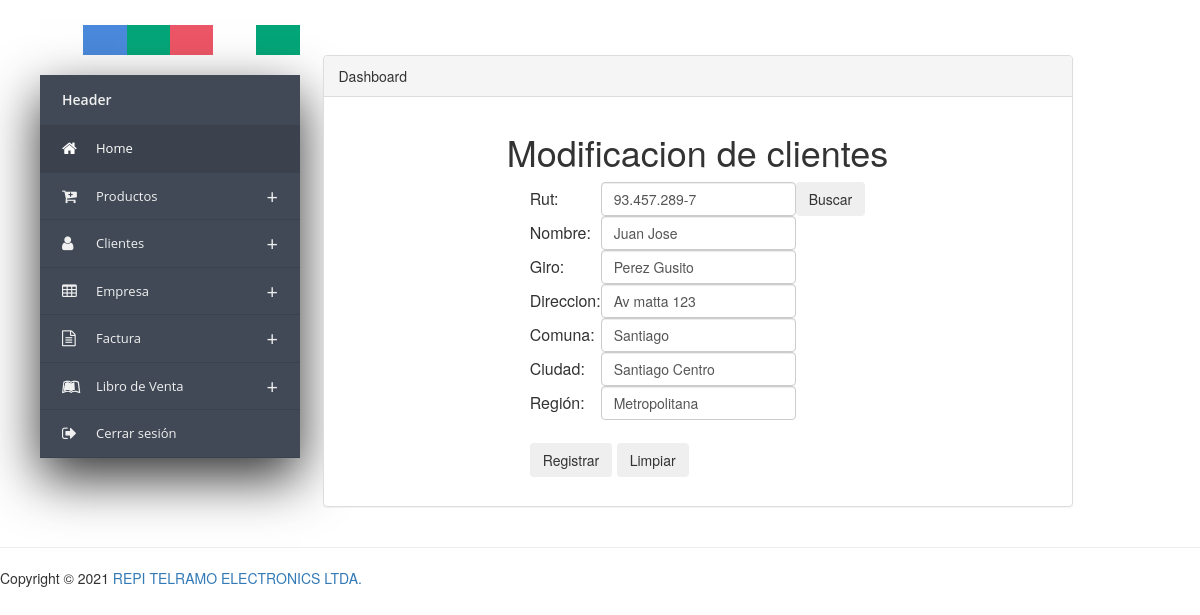
The app's page /Presentacion/admin/ClientModificar.php?Rut=93.457.289-7, older data.
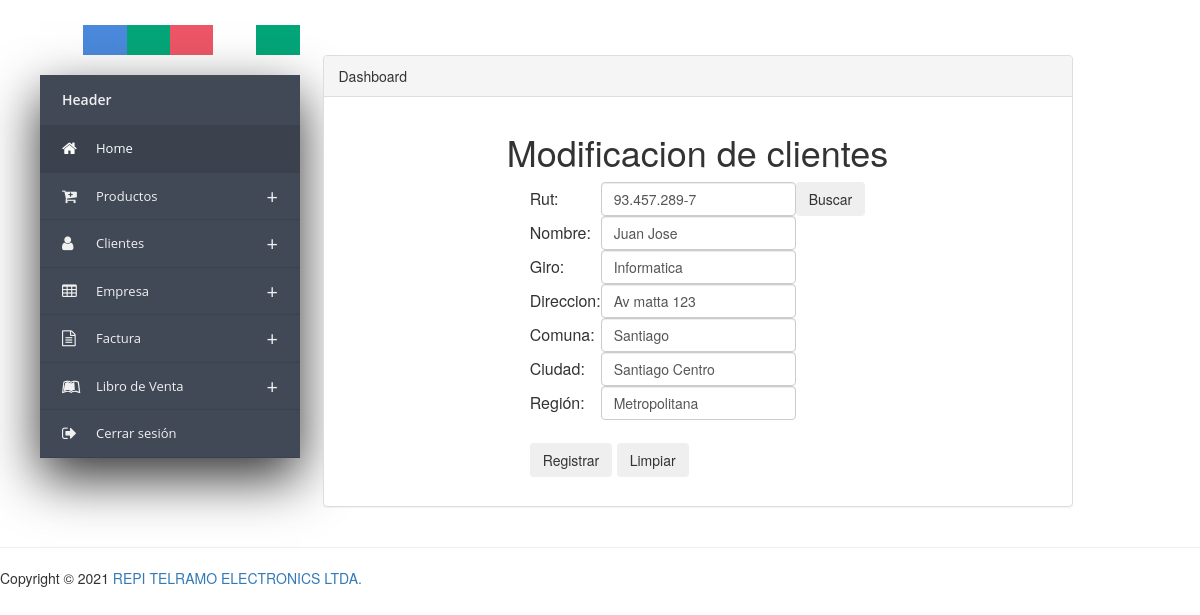
The same page, newer data.
### tables this page shows
CREATE TABLE `cliente` (
  `Rut` varchar(13) NOT NULL,
  `Nombre` varchar(100) NOT NULL,
  `Giro` varchar(100) NOT NULL,
  `Direccion` varchar(100) NOT NULL,
  `Comuna` varchar(50) NOT NULL,
  `Ciudad` varchar(50) NOT NULL,
  `Region` varchar(100) NOT NULL
);

### Presentacion/admin/ClientModificar.php (the view, shortened to what this page needs)
<html lang="en">
    <head>
        <link href="../Estilos/css/AdminEstilo.css" rel="stylesheet" >
        <link rel="stylesheet" href="https://maxcdn.bootstrapcdn.com/bootstrap/3.3.7/css/bootstrap.min.css">
        <link rel="stylesheet" href="https://maxcdn.bootstrapcdn.com/font-awesome/4.7.0/css/font-awesome.min.css">
        <link href="//netdna.bootstrapcdn.com/bootstrap/3.2.0/css/bootstrap.min.css" rel="stylesheet" id="bootstrap-css">
		<?php
		if (isset($_REQUEST["Rut"])) {
			$Rut = $_REQUEST["Rut"];
			$cone = new Conexion();
			$query = "SELECT * FROM cliente where Rut = '$Rut'";
			$cons = $cone->query($query);
			$cons->execute();
			$cadena = $cons->fetchALL();
		}
		?>
    </head>
    <body>
	<div class="container-fluid main-container">
	<?php include 'MenuAdmin.php'; ?>
		<br>
		<br>
		<br>
		<div class="col-md-8 content">
            <div class="panel panel-default">
                <div class="panel-heading">
                    Dashboard
                </div>
                <div class="panel-body">
				<div class="popup-inner">
                <p>
                <center>
                    <form action="../../Controladores/ValidadorCliente.php" name="Validador" method="post">
                        <h1>Modificacion de clientes</h1>
                        <table class="table-active">
                            <tbody>
                                <tr>
                                    <td>Rut: </td>
                                    <td> <input type="text" name="TxtRut"class="form-control" value="<?php  if (isset($_REQUEST["Rut"])) { echo $Rut; } ?>" placeholder="Ej:11.111.111-k" pattern="[0-9]{1,2}.[0-9]{3}.[0-9]{3}-[0-9Kk]{1}" required title="EJ: 99.999.999-9"/>
									</td><td> <input type="submit"  class ="btn"value="Buscar" name="btnBuscar"/></td>
                                </tr>
								<?php
								if (isset($_REQUEST["Rut"])) {
								 foreach ($cadena as $row):
									?>
                                <tr>
                                    <td>Nombre: </td>
                                    <td> <input type="text" name="TxtNombre"class="form-control" value="<?php echo $row[1]; ?>"required placeholder="Ingrese su Nombre" title="Ingrese solo letras" /> </td>
                                </tr>
                                <tr>
                                    <td>Giro: </td>
                                    <td> <input type="text" name="TxtGiro"class="form-control" value="<?php echo $row[2]; ?>" required placeholder="Ingrese su Giro"  title="Ingrese solo letras"/> </td>
                                </tr>
                                <tr>
                                    <td>Direccion: </td>
                                    <td> <input type="text" name="TxtDireccion"class="form-control" value="<?php echo $row[3]; ?>" required placeholder="Ingrese su Direccion"/> </td>
                                </tr>
                                <tr>
                                    <td>Comuna: </td>
                                    <td> <input type="text" name="TxtComuna"class="form-control" value="<?php echo $row[4]; ?>" required placeholder="Ingrese su Direccion"/> </td>
                                </tr>
                                <tr>
                                    <td>Ciudad: </td>
                                    <td> <input type="text" name="TxtCiudad"class="form-control" value="<?php echo $row[5]; ?>" required placeholder="Ingrese su Direccion"/> </td>
                                </tr>
                                <tr>
                                    <td>Región: </td>
                                    <td> <input type="text" name="TxtRegion"class="form-control" value="<?php echo $row[6]; ?>" required placeholder="Ingrese su Direccion"/> </td>
                                </tr>
                                    <td colspan="2">
									<br>
                                        <input type="submit" name="btnModificar" value="Registrar" class="btn" />
                                        <input type="reset" name="Btn" value="Limpiar" class="btn" />
                                    </td>
								<?php endforeach; }?>
                            </tbody>
                        </table>
                    </form>
                </center>
            </div>
            </div>
                </div>
            </div>
		</div>
		<footer class="pull-left footer">
			<p class="col-md-12">
				<hr class="divider">
				Copyright &COPY; 2021 <a href="http://www.pingpong-labs.com">REPI TELRAMO ELECTRONICS LTDA.</a>
			</p>
		</footer>
    </body>
</html>

Row changes from the older to the newer data that the page shows:
changed cliente "Juan Jose": TxtGiro "Perez Gusito" → "Informatica"
